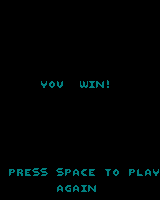

This is a level from a 2D game, rendered from its Tiled map with the project's own tilesets. A one-line summary and the complete map file follow:
An orthogonal 20x25 tile map with 8x8 px tiles, 1 tile layer (Tile Layer 1).

<map version="1.9" tiledversion="1.9.2" orientation="orthogonal" renderorder="right-down" width="20" height="25" tilewidth="8" tileheight="8" infinite="0" nextlayerid="2" nextobjectid="1">
 <tileset firstgid="1" source="menu.tsx" />
 <layer id="1" name="Tile Layer 1" width="20" height="25">
  <data encoding="csv">
73,73,73,73,73,73,73,73,73,73,73,73,73,73,73,73,73,73,73,73,
73,73,73,73,73,73,73,73,73,73,73,73,73,73,73,73,73,73,73,73,
73,73,73,73,73,73,73,73,73,73,73,73,73,73,73,73,73,73,73,73,
73,73,73,73,73,73,73,73,73,73,73,73,73,73,73,73,73,73,73,73,
73,73,73,73,73,73,73,73,73,73,73,73,73,73,73,73,73,73,73,73,
73,73,73,73,73,73,73,73,73,73,73,73,73,73,73,73,73,73,73,73,
73,73,73,73,73,73,73,73,73,73,73,73,73,73,73,73,73,73,73,73,
73,73,73,73,73,73,73,73,73,73,73,73,73,73,73,73,73,73,73,73,
73,73,73,73,73,73,73,73,73,73,73,73,73,73,73,73,73,73,73,73,
73,73,73,73,73,73,73,73,73,73,73,73,73,73,73,73,73,73,73,73,
73,73,73,73,73,222,221,240,73,73,243,241,217,226,73,73,73,73,73,73,
73,73,73,73,73,73,73,73,73,73,73,73,73,73,73,73,73,73,73,73,
73,73,73,73,73,73,73,73,73,73,73,73,73,73,73,73,73,73,73,73,
73,73,73,73,73,73,73,73,73,73,73,73,73,73,73,73,73,73,73,73,
73,73,73,73,73,73,73,73,73,73,73,73,73,73,73,73,73,73,73,73,
73,73,73,73,73,73,73,73,73,73,73,73,73,73,73,73,73,73,73,73,
73,73,73,73,73,73,73,73,73,73,73,73,73,73,73,73,73,73,73,73,
73,73,73,73,73,73,73,73,73,73,73,73,73,73,73,73,73,73,73,73,
73,73,73,73,73,73,73,73,73,73,73,73,73,73,73,73,73,73,73,73,
73,73,73,73,73,73,73,73,73,73,73,73,73,73,73,73,73,73,73,73,
73,73,73,73,73,73,73,73,73,73,73,73,73,73,73,73,73,73,73,73,
73,220,224,239,225,225,73,225,220,235,237,239,73,223,221,73,220,244,235,222,
73,73,73,73,73,73,73,73,73,73,73,73,73,73,73,73,73,73,73,73,
73,73,73,73,73,73,73,235,242,235,241,217,73,73,73,73,73,73,73,73,
73,73,73,73,73,73,73,73,73,73,73,73,73,73,73,73,73,73,73,73
</data>
 </layer>
</map>